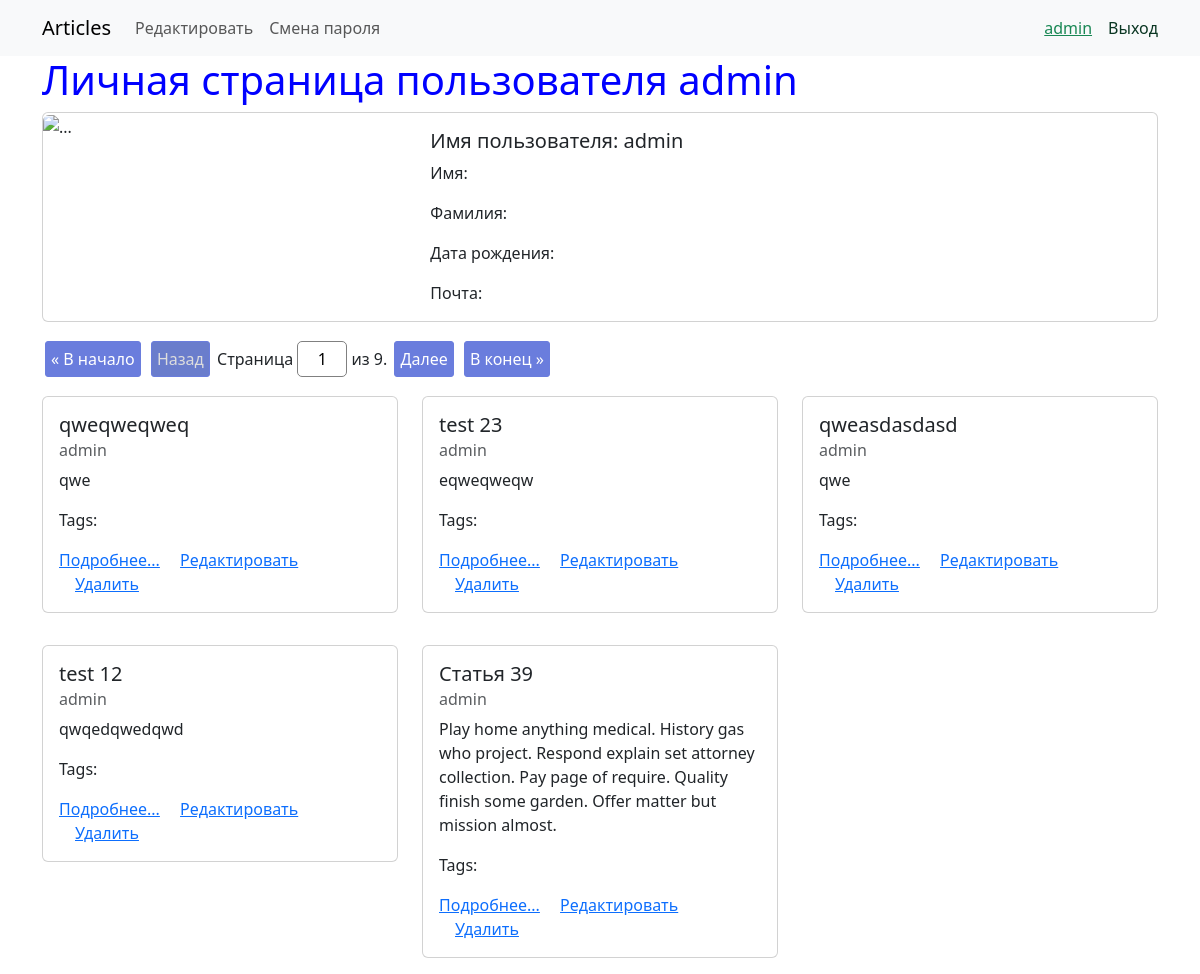
Page /accounts/1/ (signed in) on the earlier database version.
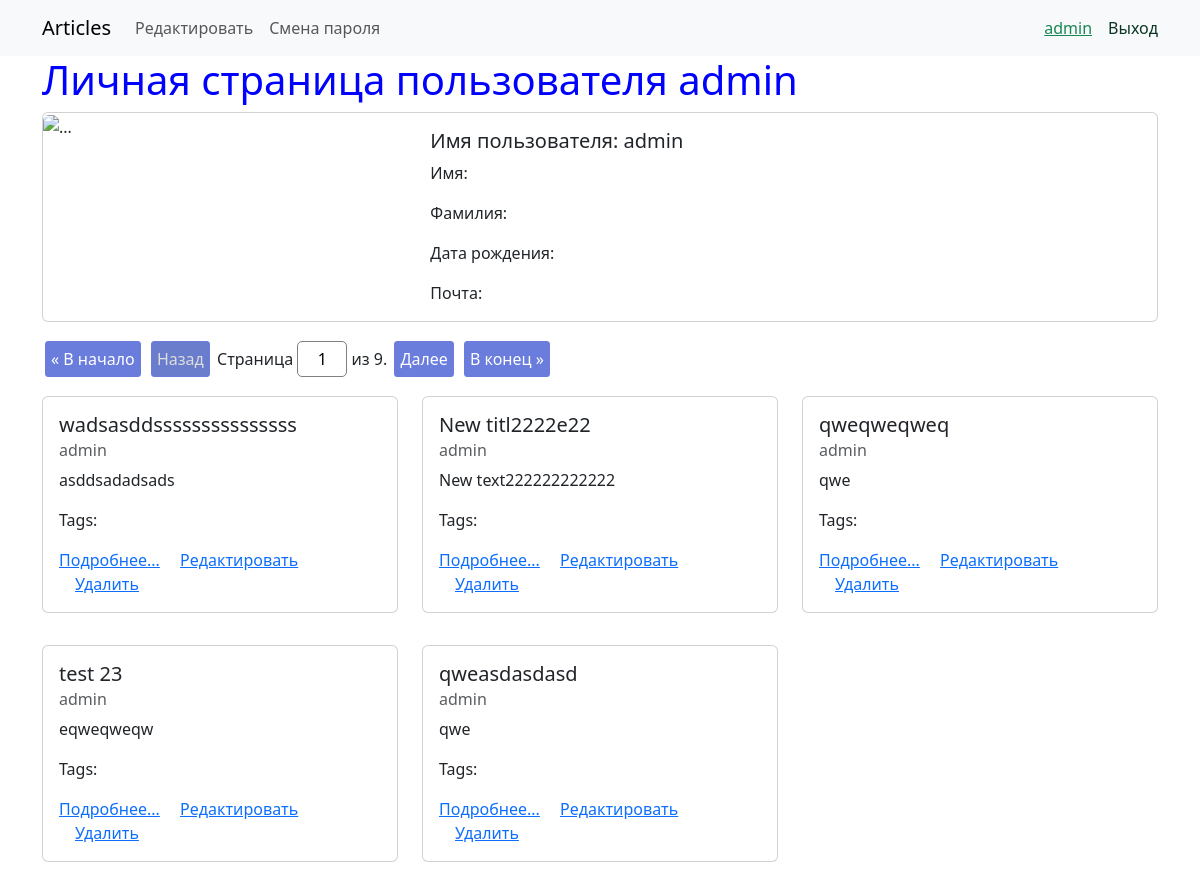
Same page on the later database version.
### webapp/models.py (models this page shows, shortened)
class AbstractModel(models.Model):
    created_at = models.DateTimeField(verbose_name='Время создания', auto_now_add=True)
    updated_at = models.DateTimeField(auto_now=True, verbose_name='Время изменения')
    class Meta:
        abstract = True

class Article(AbstractModel):
    title = models.CharField(max_length=50, null=False, blank=False, validators=[MinLengthValidator(4), ],
                             verbose_name="Заголовок")
    content = models.TextField(max_length=3000, null=False, blank=False, verbose_name='Контент')
    author = models.ForeignKey(get_user_model(), default=1, related_name='articles', on_delete=models.CASCADE, verbose_name="Автор")
    tags = models.ManyToManyField('webapp.Tag', blank=True, related_name='articles', verbose_name='Теги')
    def get_absolute_url(self):
        return reverse('webapp:article_view', kwargs={'pk': self.pk})

### accounts/views.py (the view)
# urls.py: path('<int:pk>/', UserDetailView.as_view(), name='user_detail'),
class UserDetailView(LoginRequiredMixin, DetailView):
    model = get_user_model()
    template_name = 'user_detail.html'
    context_object_name = 'user_obj'
    paginate_related_by = 5
    paginate_related_orphans = 0
    def get_context_data(self, **kwargs):
        articles = self.object.articles.order_by('-created_at')
        paginator = Paginator(articles, self.paginate_related_by, orphans=self.paginate_related_orphans)
        page_number = self.request.GET.get('page', 1)
        page = paginator.get_page(page_number)
        kwargs['page_obj'] = page
        kwargs['articles'] = page.object_list
        kwargs['is_paginated'] = page.has_other_pages()
        return super().get_context_data(**kwargs)

### accounts/templates/user_detail.html (shortened to what this page needs)
{% extends 'base.html' %}
{% block menu %}
        {% if request.user.is_authenticated and request.user == user_obj %}
            <a class="nav-link" aria-current="page" href="{% url 'accounts:user_change' request.user.pk %}">Редактировать</a>
            <a class="nav-link" aria-current="page" href="{% url 'accounts:password_change' request.user.pk %}">Смена пароля</a>
        {% endif %}
{% endblock %}
{% block content %}
    <h1>Личная страница пользователя {{ user_obj.get_full_name|default:user_obj.username }}</h1>
    <div class="card mb-3">
        <div class="row g-0">
            <div class="col-md-4">
                <img src="{{ user_obj.profile.avatar.url }}" class="img-fluid rounded-start" alt="...">
            </div>
            <div class="col-md-8">
                <div class="card-body">
                    <h5 class="card-title">Имя пользователя: {{ user_obj.username }}</h5>
                    <p class="card-text">Имя: {{ user_obj.first_name }}</p>
                    <p class="card-text">Фамилия: {{ user_obj.last_name }}</p>
                    <p class="card-text">Дата рождения: {{ user_obj.profile.birth_date|date:'d.m.Y' }}</p>
                    <p class="card-text">Почта: {{ user_obj.email }}</p>
                </div>
            </div>
        </div>
    </div>
    {% include 'partial/article_list.html' %}
{% endblock %}

### webapp/templates/base.html (shortened to what this page needs)
{% load static %}
<!doctype html>
<html lang="en">
<head>
    <link href="https://cdn.jsdelivr.net/npm/bootstrap@5.3.2/dist/css/bootstrap.min.css" rel="stylesheet"
>
    <link rel="stylesheet" href="{% static 'css/style.css' %}">
</head>
<body>
<nav class="navbar navbar-expand-lg bg-body-tertiary">
    <div class="container">
        <a class="navbar-brand" href="{% url 'webapp:index' %}">Articles</a>
        <div class="collapse navbar-collapse" id="navbarNavAltMarkup">
            <div class="navbar-nav me-auto mb-2 mb-lg-0">
                {% block menu %}{% endblock %}
            </div>
            <div class="d-flex">
                {% if not request.user.is_authenticated %}
                    <a class="text-primary-emphasis text-decoration-none me-3" aria-current="page"
                       href="{% url 'accounts:user_create' %}?next={{ request.get_full_path }}">Регистрация</a>
                    <a class="text-success-emphasis text-decoration-none" aria-current="page"
                       href="{% url 'accounts:login' %}?next={{ request.get_full_path }}">Вход</a>
                {% else %}
                    <a href="{% url 'accounts:user_detail' request.user.id %}" class="text-success me-3">{{ request.user }}</a>
                    <a class="text-success-emphasis text-decoration-none" aria-current="page"
                       href="{% url 'accounts:logout' %}?next={{ request.get_full_path }}">Выход</a>
                {% endif %}
            </div>
        </div>
    </div>
</nav>
<div class="container">
    {% block content %}
    {% endblock %}
</div>
</body>
</html>

### webapp/templates/partial/article_list.html (shortened to what this page needs)
    {% if is_paginated %}
    	{% include 'partial/pagination.html' %}
    {% endif %}
    <div class="row row-cols-3">
        {% for article in articles %}
            <div class="col">
                <div class="card my-3">
                    <div class="card-body">
                        <h5 class="card-title">{{ article.title }}</h5>
                        <h6 class="card-subtitle mb-2 text-body-secondary">{{ article.author }}</h6>
                        <p class="card-text">{{ article.content }}</p>
                        <p class="card-text">Tags:
                        </p>
                        <a href="{{ article.get_absolute_url }}" class="card-link">Подробнее...</a>
                    {% if perms.webapp.change_article or article.author == request.user %}
                        <a href="{% url 'webapp:article_update_view' pk=article.pk %}" class="card-link">Редактировать</a>
                    {% endif %}
                    {% if perms.webapp.delete_article or article.author == request.user %}
                        <a href="{% url 'webapp:article_delete_view' pk=article.pk %}" class="card-link">Удалить</a>
                    {% endif %}
                    </div>
                </div>
            </div>
            {% empty %}
            <p>Нет статей</p>
        {% endfor %}
    </div>

### webapp/templates/partial/pagination.html (shortened to what this page needs)
<div class="pagination">
    <span class="step-links">
        <a href="?{% if query %}{{ query }}&{% endif %}page=1">&laquo; В начало</a>
        {% if page_obj.has_previous %}
            <a href="?{% if query %}{{ query }}&{% endif %}page={{ page_obj.previous_page_number }}">Назад</a>
        {% else %}
            <span class="page-disabled">Назад</span>
        {% endif %}
        <form class="current-page" method="get">
            <label for="page">
                Страница <input type="text" name="page" id="page" value="{{ page_obj.number }}">
                из {{ page_obj.paginator.num_pages }}.
            </label>
        </form>
        {% if page_obj.has_next %}
            <a href="?{% if query %}{{ query }}&{% endif %}page={{ page_obj.next_page_number }}">Далее</a>
        {% else %}
            <span class="page-disabled">Далее</span>
        {% endif %}
        <a href="?{% if query %}{{ query }}&{% endif %}page={{ page_obj.paginator.num_pages }}">В конец &raquo;</a>
    </span>
</div>

### webapp/static/css/style.css (style rules this page uses)
h1 { color: blue; }
.pagination { text-align: center; }
.pagination a, .pagination .page-disabled { display: inline-block; border: solid 1px #6a7ddd; border-radius: 3px; padding: 5px; margin: 3px; }
.pagination a { background: #6a7ddd; color: white; text-decoration: none; }
.pagination .page-disabled { background: #6a7dcc; color: #dddddd }
.pagination .current-page { display: inline-block; }
.pagination .current-page input { width: 50px; padding: 5px 7px; font-size: inherit; border-radius: 5px; text-align: center; border: solid 1px gray; }

Differences in the rows shown:
no longer on this page (row unchanged): Article: title "test 12", author "admin", content "qwqedqwedqwd"
no longer on this page (row unchanged): Article: title "Статья 39", author "admin", content "Play home anything medical. History gas who project. Respond explain set attorney collection. Pay page of require. Quality finish some garden. Offer matter but mission almost."
added Article: title "wadsasddsssssssssssssss", author "admin", content "asddsadadsads"
added Article: title "New titl2222e22", author "admin", content "New text222222222222"
